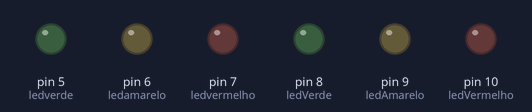
A sketch run on a simulated Arduino Uno, built with avr-gcc and run on an emulated ATmega328P. Shown: output pins drawn as LEDs (lit = HIGH).

Above: at 0.2 s.
At 5.8 s:
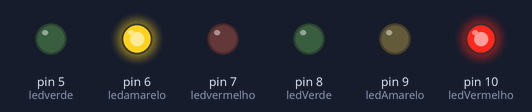
At 7.8 s:
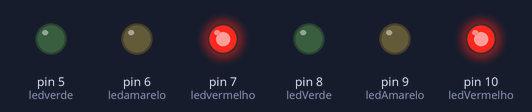
At 9.8 s:
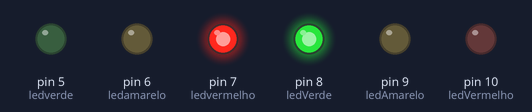
At 13.6 s:
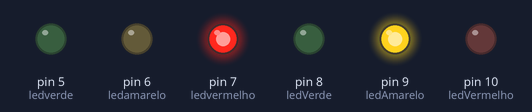
At 17.4 s:
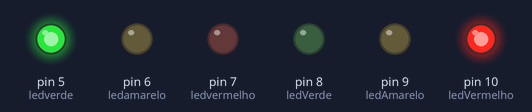
Timing chart, 0 to 19.6 s (numbered marks = the images above):
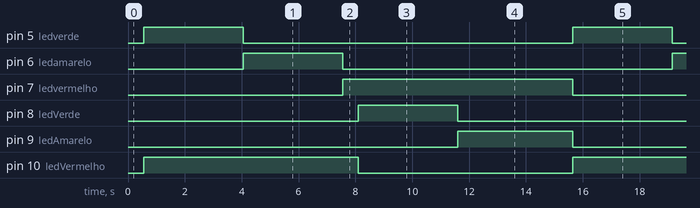

Measured:
- by itself, pin 5 (ledverde), pin 6 (ledamarelo), pin 8 (ledVerde): alternates HIGH for 3.5 s and LOW for 11.6 s
- by itself, pin 7 (ledvermelho): alternates HIGH for 8.1 s and LOW for 7.0 s
- by itself, pin 9 (ledAmarelo): alternates HIGH for 4.1 s and LOW for 11.1 s
- by itself, pin 10 (ledVermelho): alternates HIGH for 7.6 s and LOW for 7.6 s

The sketch:

semaforo_arduino_code.ino
```cpp
uint8_t ledverde=5, ledamarelo=6, ledvermelho=7, ledVerde=8, ledAmarelo=9, ledVermelho=10;
void setup() {
  // put your setup code here, to run once:
  for(uint8_t i=5; i<11; i++){
    pinMode(i,OUTPUT);
    digitalWrite(i,LOW);
  }
}

void viaPrimaria(){
  delay(550);
  digitalWrite(ledverde,HIGH);
  digitalWrite(ledVermelho,HIGH);
  digitalWrite(ledamarelo,LOW);
  digitalWrite(ledvermelho,LOW);
  digitalWrite(ledVerde,LOW);
  digitalWrite(ledAmarelo,LOW);
  delay(3500);

  digitalWrite(ledverde,LOW);
  digitalWrite(ledamarelo,HIGH);
  digitalWrite(ledVermelho,HIGH);
  digitalWrite(ledvermelho,LOW);
  digitalWrite(ledVerde,LOW);
  digitalWrite(ledAmarelo,LOW);
  delay(3500);

  digitalWrite(ledverde,LOW);
  digitalWrite(ledamarelo,LOW);
  digitalWrite(ledvermelho,HIGH);
  delay(550);
}

void viaSecundaria(){
  digitalWrite(ledVerde,HIGH);
  digitalWrite(ledAmarelo,LOW);
  digitalWrite(ledVermelho,LOW);
  delay(3500);

  digitalWrite(ledverde,LOW);
  digitalWrite(ledamarelo,LOW);
  digitalWrite(ledvermelho,HIGH);
  digitalWrite(ledVerde,LOW);
  digitalWrite(ledAmarelo,HIGH);
  digitalWrite(ledVermelho,LOW);
  delay(3500);
}

void loop() {
  //Aqui é feita a chamada das duas funções para rodar durante o loop
  viaPrimaria();
  viaSecundaria();
}
```
